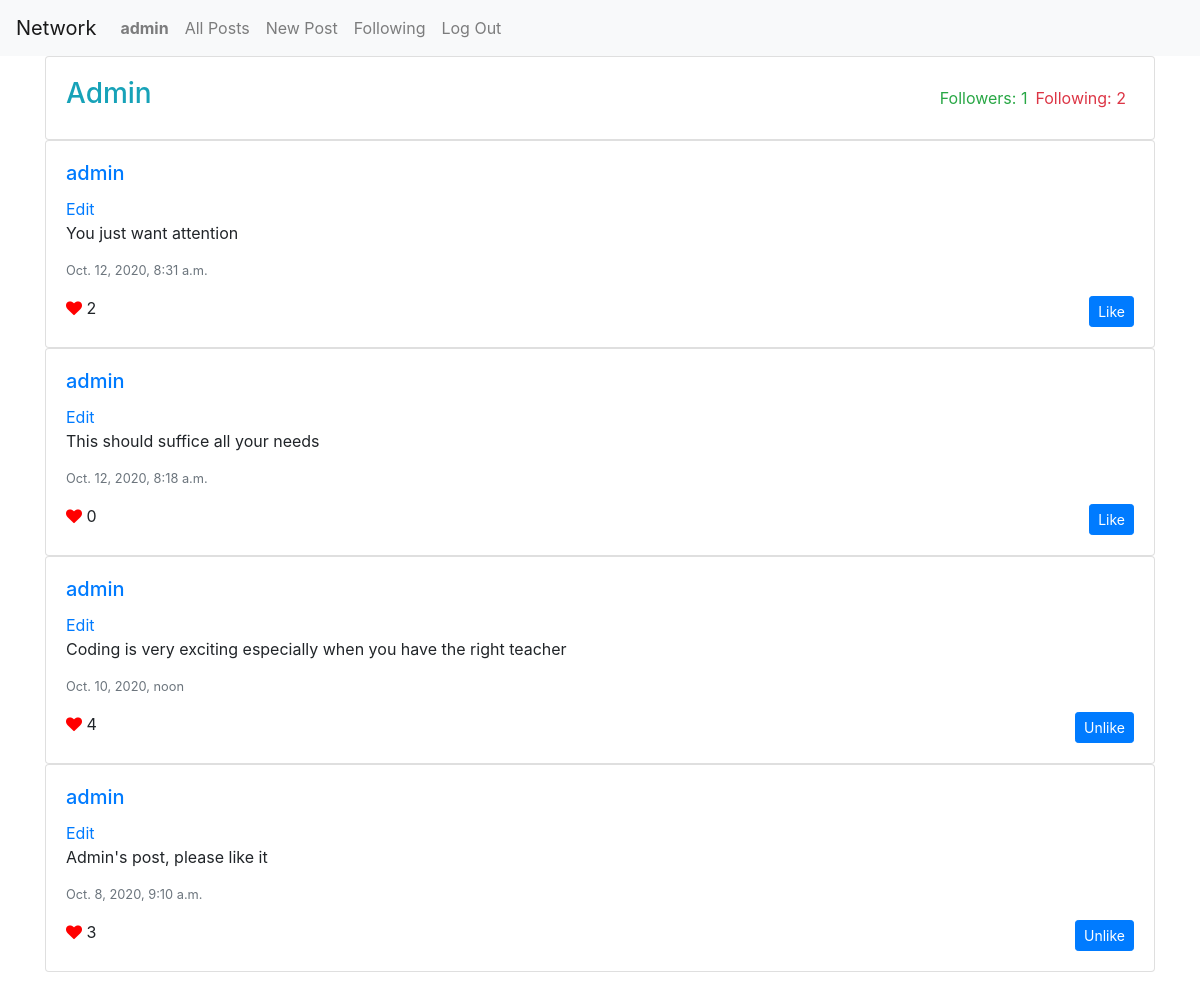
/u/admin (signed in), run on the app's committed database.
### network/models.py (models this page shows, shortened)
class User(AbstractUser):
    following=models.ManyToManyField("self",symmetrical=False,default=0)
    liked_post=models.ManyToManyField("Post",related_name="liked_by",default=None,symmetrical=False,blank=True)
    followers=models.ManyToManyField("self",default='',related_name="follow",blank=True,symmetrical=False)

class Post(models.Model):
    post_creator=models.ForeignKey(User,on_delete=models.CASCADE)
    post_content=models.CharField(max_length=500)
    timestamp=models.DateTimeField(auto_now_add=True)

### network/views.py (the view)
# urls.py: path("u/<username>",views.profile,name="profile"),
@login_required(login_url="/login")
def profile(request,username):
    user=User.objects.get(username=username)
    posts=Post.objects.filter(post_creator=user)
    posts=posts.order_by("-timestamp").all()
    paginator = Paginator(posts, 10)
    page_number = request.GET.get('page')
    page_obj = paginator.get_page(page_number)
    return render(request,"network/profile.html",{"user_profile":user,"page_obj":page_obj})

### network/templates/network/profile.html (shortened to what this page needs)
{% extends "network/index.html" %}
{% load static %}
{%block profile %}
<div class="card">
  <div class="card-body">
    <div class="d-flex align-items-center">
      <div class="d-flex">
        <h3 class="text-info">{{user_profile.username.capitalize}}</h3>
      </div>
      <div class="w-100 d-flex justify-content-end">
        <span class="text-success">Followers: <span id="follower">{{user_profile.followers.all.count}}</span></span>
        <span class="text-danger mx-2">Following: {{user_profile.following.all.count}}</span>
      </div>
    </div>
  </div>
</div>
{% endblock %}

### network/templates/network/index.html (shortened to what this page needs)
{% extends "network/layout.html" %}
{% load static %}
{% block body %}
<div class="container">
  {% block profile %}{% endblock %}
    {% for post in page_obj %}
    <div class="card">
  <div class="card-body">
    <a href ="{% url 'profile'  post.post_creator.username %}"><h5 class="card-title">{{post.post_creator.username}}</h5></a>
    {% if user.username == post.post_creator.username %}
    <a href="javascript: edit({{post.id}})">Edit</a><div id="edit{{post.id}}"></div>
    {% endif %}
    <p class="card-text" id="content{{post.id}}">{{post.post_content}}</p>
    <p class="text-muted small">
      {{post.timestamp}}
    </p>
    <p class="card-text">
      <i class="fa fa-heart" style="color:red;"></i>
      <span id="pnum{{post.id}}">{{post.liked_by.all.count}}</span>
      <a class="btn btn-primary btn-sm" id="anch{{post.id}}" href="javascript: like({{post.id}})" style="float:right;">
          {% if request.user in post.liked_by.all%}
            Unlike
            {% else %}
            Like
            {% endif %}
      </a>
    </p>
  </div>
</div>
{% empty %}
<br>
<h6 style="text-align:center;">Nothing to display!</h6>
{% endfor %}
<br>
</div>
{% endblock %}

### network/templates/network/layout.html (shortened to what this page needs)
{% load static %}
<!DOCTYPE html>
<html lang="en">
    <head>
        <link rel="stylesheet" href="https://stackpath.bootstrapcdn.com/bootstrap/4.4.1/css/bootstrap.min.css">
        <link href="{% static 'network/styles.css' %}" rel="stylesheet">
        <link rel="stylesheet" href="https://cdnjs.cloudflare.com/ajax/libs/font-awesome/4.7.0/css/font-awesome.min.css">
    </head>
    <body>
        <nav class="navbar navbar-expand-lg navbar-light bg-light">
            <a class="navbar-brand" href="#">Network</a>
            <div>
              <ul class="navbar-nav mr-auto">
                {% if user.is_authenticated %}
                    <li class="nav-item">
                        <a class="nav-link" href="{% url 'profile' user.username %}"><strong>{{ user.username }}</strong></a>
                    </li>
                {% endif %}
                <li class="nav-item">
                  <a class="nav-link" href="{% url 'index' %}">All Posts</a>
                </li>
                {% if user.is_authenticated %}
                <li class="nav-item">
                    <a class="nav-link" href="{% url 'newpost' %}">New Post</a>
                </li>
                    <li class="nav-item">
                        <a class="nav-link" href="{% url 'following' %}">Following</a>
                    </li>
                    <li class="nav-item">
                        <a class="nav-link" href="{% url 'logout' %}">Log Out</a>
                    </li>
                {% endif %}
              </ul>
            </div>
          </nav>
        <div class="body">
            {% block body %}
            {% endblock %}
        </div>
    </body>
</html>

### data on the page
User: username "admin", username "Admin", followers.all.count "1", following.all.count "2"
Post: post_creator.username "admin", post_content "You just want attention", timestamp "Oct. 12, 2020, 8:31 a.m.", liked_by.all.count "2", shows "Like"
Post: post_creator.username "admin", post_content "This should suffice all your needs", timestamp "Oct. 12, 2020, 8:18 a.m.", liked_by.all.count "0", shows "Like"
Post: post_creator.username "admin", post_content "Coding is very exciting especially when you have the right teacher", timestamp "Oct. 10, 2020, noon", liked_by.all.count "4", shows "Unlike"
Post: post_creator.username "admin", post_content "Admin's post, please like it", timestamp "Oct. 8, 2020, 9:10 a.m.", liked_by.all.count "3", shows "Unlike"
